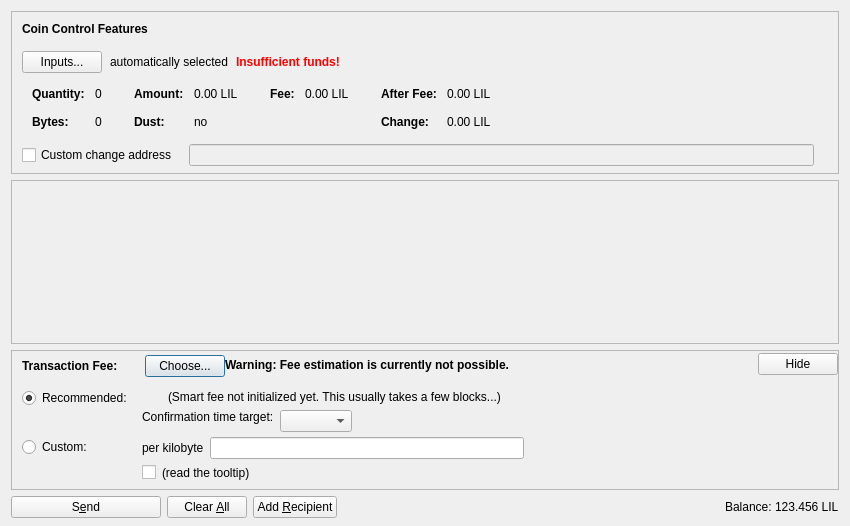
<?xml version="1.0" encoding="UTF-8"?>
<ui version="4.0">
 <class>SendCoinsDialog</class>
 <widget class="QDialog" name="SendCoinsDialog">
  <property name="geometry">
   <rect>
    <x>0</x>
    <y>0</y>
    <width>850</width>
    <height>526</height>
   </rect>
  </property>
  <property name="windowTitle">
   <string>Send Coins</string>
  </property>
  <layout class="QVBoxLayout" name="verticalLayout" stretch="0,1,0,0">
   <property name="bottomMargin">
    <number>8</number>
   </property>
   <item>
    <widget class="QFrame" name="frameCoinControl">
     <property name="sizePolicy">
      <sizepolicy hsizetype="Expanding" vsizetype="Expanding">
       <horstretch>0</horstretch>
       <verstretch>0</verstretch>
      </sizepolicy>
     </property>
     <property name="maximumSize">
      <size>
       <width>16777215</width>
       <height>16777215</height>
      </size>
     </property>
     <property name="frameShape">
      <enum>QFrame::StyledPanel</enum>
     </property>
     <property name="frameShadow">
      <enum>QFrame::Sunken</enum>
     </property>
     <layout class="QVBoxLayout" name="verticalLayoutCoinControl2">
      <property name="spacing">
       <number>0</number>
      </property>
      <property name="leftMargin">
       <number>0</number>
      </property>
      <property name="topMargin">
       <number>0</number>
      </property>
      <property name="rightMargin">
       <number>0</number>
      </property>
      <property name="bottomMargin">
       <number>6</number>
      </property>
      <item>
       <layout class="QVBoxLayout" name="verticalLayoutCoinControl" stretch="0,0,0,0,1">
        <property name="spacing">
         <number>0</number>
        </property>
        <property name="leftMargin">
         <number>10</number>
        </property>
        <property name="topMargin">
         <number>10</number>
        </property>
        <item>
         <layout class="QHBoxLayout" name="horizontalLayoutCoinControl1">
          <property name="bottomMargin">
           <number>15</number>
          </property>
          <item>
           <widget class="QLabel" name="labelCoinControlFeatures">
            <property name="sizePolicy">
             <sizepolicy hsizetype="Preferred" vsizetype="Maximum">
              <horstretch>0</horstretch>
              <verstretch>0</verstretch>
             </sizepolicy>
            </property>
            <property name="font">
             <font>
              <weight>75</weight>
              <bold>true</bold>
             </font>
            </property>
            <property name="styleSheet">
             <string notr="true">font-weight:bold;</string>
            </property>
            <property name="text">
             <string>Coin Control Features</string>
            </property>
           </widget>
          </item>
         </layout>
        </item>
        <item>
         <layout class="QHBoxLayout" name="horizontalLayoutCoinControl2" stretch="0,0,0,0">
          <property name="spacing">
           <number>8</number>
          </property>
          <property name="bottomMargin">
           <number>10</number>
          </property>
          <item>
           <widget class="QPushButton" name="pushButtonCoinControl">
            <property name="styleSheet">
             <string notr="true"/>
            </property>
            <property name="text">
             <string>Inputs...</string>
            </property>
            <property name="autoDefault">
             <bool>false</bool>
            </property>
           </widget>
          </item>
          <item>
           <widget class="QLabel" name="labelCoinControlAutomaticallySelected">
            <property name="text">
             <string>automatically selected</string>
            </property>
            <property name="margin">
             <number>5</number>
            </property>
           </widget>
          </item>
          <item>
           <widget class="QLabel" name="labelCoinControlInsuffFunds">
            <property name="font">
             <font>
              <weight>75</weight>
              <bold>true</bold>
             </font>
            </property>
            <property name="styleSheet">
             <string notr="true">color:red;font-weight:bold;</string>
            </property>
            <property name="text">
             <string>Insufficient funds!</string>
            </property>
            <property name="margin">
             <number>5</number>
            </property>
           </widget>
          </item>
          <item>
           <spacer name="horizontalSpacerCoinControl">
            <property name="orientation">
             <enum>Qt::Horizontal</enum>
            </property>
            <property name="sizeHint" stdset="0">
             <size>
              <width>40</width>
              <height>1</height>
             </size>
            </property>
           </spacer>
          </item>
         </layout>
        </item>
        <item>
         <widget class="QWidget" name="widgetCoinControl" native="true">
          <property name="sizePolicy">
           <sizepolicy hsizetype="Preferred" vsizetype="Preferred">
            <horstretch>0</horstretch>
            <verstretch>0</verstretch>
           </sizepolicy>
          </property>
          <property name="minimumSize">
           <size>
            <width>0</width>
            <height>0</height>
           </size>
          </property>
          <property name="styleSheet">
           <string notr="true"/>
          </property>
          <layout class="QHBoxLayout" name="horizontalLayoutCoinControl5">
           <property name="leftMargin">
            <number>0</number>
           </property>
           <property name="topMargin">
            <number>0</number>
           </property>
           <property name="rightMargin">
            <number>0</number>
           </property>
           <property name="bottomMargin">
            <number>0</number>
           </property>
           <item>
            <layout class="QHBoxLayout" name="horizontalLayoutCoinControl3" stretch="0,0,0,1">
             <property name="spacing">
              <number>20</number>
             </property>
             <property name="topMargin">
              <number>0</number>
             </property>
             <property name="bottomMargin">
              <number>10</number>
             </property>
             <item>
              <layout class="QFormLayout" name="formLayoutCoinControl1">
               <property name="horizontalSpacing">
                <number>10</number>
               </property>
               <property name="verticalSpacing">
                <number>14</number>
               </property>
               <property name="leftMargin">
                <number>10</number>
               </property>
               <property name="topMargin">
                <number>4</number>
               </property>
               <property name="rightMargin">
                <number>6</number>
               </property>
               <item row="0" column="0">
                <widget class="QLabel" name="labelCoinControlQuantityText">
                 <property name="font">
                  <font>
                   <weight>75</weight>
                   <bold>true</bold>
                  </font>
                 </property>
                 <property name="text">
                  <string>Quantity:</string>
                 </property>
                 <property name="margin">
                  <number>0</number>
                 </property>
                </widget>
               </item>
               <item row="0" column="1">
                <widget class="QLabel" name="labelCoinControlQuantity">
                 <property name="cursor">
                  <cursorShape>IBeamCursor</cursorShape>
                 </property>
                 <property name="contextMenuPolicy">
                  <enum>Qt::ActionsContextMenu</enum>
                 </property>
                 <property name="text">
                  <string notr="true">0</string>
                 </property>
                 <property name="margin">
                  <number>0</number>
                 </property>
                 <property name="textInteractionFlags">
                  <set>Qt::LinksAccessibleByMouse|Qt::TextSelectableByKeyboard|Qt::TextSelectableByMouse</set>
                 </property>
                </widget>
               </item>
               <item row="1" column="0">
                <widget class="QLabel" name="labelCoinControlBytesText">
                 <property name="font">
                  <font>
                   <weight>75</weight>
                   <bold>true</bold>
                  </font>
                 </property>
                 <property name="text">
                  <string>Bytes:</string>
                 </property>
                </widget>
               </item>
               <item row="1" column="1">
                <widget class="QLabel" name="labelCoinControlBytes">
                 <property name="cursor">
                  <cursorShape>IBeamCursor</cursorShape>
                 </property>
                 <property name="contextMenuPolicy">
                  <enum>Qt::ActionsContextMenu</enum>
                 </property>
                 <property name="text">
                  <string notr="true">0</string>
                 </property>
                 <property name="textInteractionFlags">
                  <set>Qt::LinksAccessibleByMouse|Qt::TextSelectableByKeyboard|Qt::TextSelectableByMouse</set>
                 </property>
                </widget>
               </item>
              </layout>
             </item>
             <item>
              <layout class="QFormLayout" name="formLayoutCoinControl2">
               <property name="horizontalSpacing">
                <number>10</number>
               </property>
               <property name="verticalSpacing">
                <number>14</number>
               </property>
               <property name="leftMargin">
                <number>6</number>
               </property>
               <property name="topMargin">
                <number>4</number>
               </property>
               <property name="rightMargin">
                <number>6</number>
               </property>
               <item row="0" column="0">
                <widget class="QLabel" name="labelCoinControlAmountText">
                 <property name="font">
                  <font>
                   <weight>75</weight>
                   <bold>true</bold>
                  </font>
                 </property>
                 <property name="text">
                  <string>Amount:</string>
                 </property>
                 <property name="margin">
                  <number>0</number>
                 </property>
                </widget>
               </item>
               <item row="0" column="1">
                <widget class="QLabel" name="labelCoinControlAmount">
                 <property name="cursor">
                  <cursorShape>IBeamCursor</cursorShape>
                 </property>
                 <property name="contextMenuPolicy">
                  <enum>Qt::ActionsContextMenu</enum>
                 </property>
                 <property name="text">
                  <string notr="true">0.00 LIL</string>
                 </property>
                 <property name="textInteractionFlags">
                  <set>Qt::LinksAccessibleByMouse|Qt::TextSelectableByKeyboard|Qt::TextSelectableByMouse</set>
                 </property>
                </widget>
               </item>
               <item row="1" column="0">
                <widget class="QLabel" name="labelCoinControlLowOutputText">
                 <property name="font">
                  <font>
                   <weight>75</weight>
                   <bold>true</bold>
                  </font>
                 </property>
                 <property name="text">
                  <string>Dust:</string>
                 </property>
                </widget>
               </item>
               <item row="1" column="1">
                <widget class="QLabel" name="labelCoinControlLowOutput">
                 <property name="cursor">
                  <cursorShape>IBeamCursor</cursorShape>
                 </property>
                 <property name="contextMenuPolicy">
                  <enum>Qt::ActionsContextMenu</enum>
                 </property>
                 <property name="text">
                  <string notr="true">no</string>
                 </property>
                 <property name="textInteractionFlags">
                  <set>Qt::LinksAccessibleByMouse|Qt::TextSelectableByKeyboard|Qt::TextSelectableByMouse</set>
                 </property>
                </widget>
               </item>
              </layout>
             </item>
             <item>
              <layout class="QFormLayout" name="formLayoutCoinControl3">
               <property name="horizontalSpacing">
                <number>10</number>
               </property>
               <property name="verticalSpacing">
                <number>14</number>
               </property>
               <property name="leftMargin">
                <number>6</number>
               </property>
               <property name="topMargin">
                <number>4</number>
               </property>
               <property name="rightMargin">
                <number>6</number>
               </property>
               <item row="0" column="0">
                <widget class="QLabel" name="labelCoinControlFeeText">
                 <property name="font">
                  <font>
                   <weight>75</weight>
                   <bold>true</bold>
                  </font>
                 </property>
                 <property name="text">
                  <string>Fee:</string>
                 </property>
                 <property name="margin">
                  <number>0</number>
                 </property>
                </widget>
               </item>
               <item row="0" column="1">
                <widget class="QLabel" name="labelCoinControlFee">
                 <property name="cursor">
                  <cursorShape>IBeamCursor</cursorShape>
                 </property>
                 <property name="contextMenuPolicy">
                  <enum>Qt::ActionsContextMenu</enum>
                 </property>
                 <property name="text">
                  <string notr="true">0.00 LIL</string>
                 </property>
                 <property name="textInteractionFlags">
                  <set>Qt::LinksAccessibleByMouse|Qt::TextSelectableByKeyboard|Qt::TextSelectableByMouse</set>
                 </property>
                </widget>
               </item>
              </layout>
             </item>
             <item>
              <layout class="QFormLayout" name="formLayoutCoinControl4">
               <property name="horizontalSpacing">
                <number>10</number>
               </property>
               <property name="verticalSpacing">
                <number>14</number>
               </property>
               <property name="leftMargin">
                <number>6</number>
               </property>
               <property name="topMargin">
                <number>4</number>
               </property>
               <property name="rightMargin">
                <number>6</number>
               </property>
               <item row="0" column="0">
                <widget class="QLabel" name="labelCoinControlAfterFeeText">
                 <property name="font">
                  <font>
                   <weight>75</weight>
                   <bold>true</bold>
                  </font>
                 </property>
                 <property name="text">
                  <string>After Fee:</string>
                 </property>
                 <property name="margin">
                  <number>0</number>
                 </property>
                </widget>
               </item>
               <item row="0" column="1">
                <widget class="QLabel" name="labelCoinControlAfterFee">
                 <property name="cursor">
                  <cursorShape>IBeamCursor</cursorShape>
                 </property>
                 <property name="contextMenuPolicy">
                  <enum>Qt::ActionsContextMenu</enum>
                 </property>
                 <property name="text">
                  <string notr="true">0.00 LIL</string>
                 </property>
                 <property name="textInteractionFlags">
                  <set>Qt::LinksAccessibleByMouse|Qt::TextSelectableByKeyboard|Qt::TextSelectableByMouse</set>
                 </property>
                </widget>
               </item>
               <item row="1" column="0">
                <widget class="QLabel" name="labelCoinControlChangeText">
                 <property name="font">
                  <font>
                   <weight>75</weight>
                   <bold>true</bold>
                  </font>
                 </property>
                 <property name="text">
                  <string>Change:</string>
                 </property>
                </widget>
               </item>
               <item row="1" column="1">
                <widget class="QLabel" name="labelCoinControlChange">
                 <property name="cursor">
                  <cursorShape>IBeamCursor</cursorShape>
                 </property>
                 <property name="contextMenuPolicy">
                  <enum>Qt::ActionsContextMenu</enum>
                 </property>
                 <property name="text">
                  <string notr="true">0.00 LIL</string>
                 </property>
                 <property name="textInteractionFlags">
                  <set>Qt::LinksAccessibleByMouse|Qt::TextSelectableByKeyboard|Qt::TextSelectableByMouse</set>
                 </property>
                </widget>
               </item>
              </layout>
             </item>
            </layout>
           </item>
          </layout>
         </widget>
        </item>
        <item>
         <layout class="QHBoxLayout" name="horizontalLayoutCoinControl4" stretch="0,0,0">
          <property name="spacing">
           <number>12</number>
          </property>
          <property name="sizeConstraint">
           <enum>QLayout::SetDefaultConstraint</enum>
          </property>
          <property name="topMargin">
           <number>5</number>
          </property>
          <property name="rightMargin">
           <number>5</number>
          </property>
          <item>
           <widget class="QCheckBox" name="checkBoxCoinControlChange">
            <property name="toolTip">
             <string>If this is activated, but the change address is empty or invalid, change will be sent to a newly generated address.</string>
            </property>
            <property name="text">
             <string>Custom change address</string>
            </property>
           </widget>
          </item>
          <item>
           <widget class="QValidatedLineEdit" name="lineEditCoinControlChange">
            <property name="enabled">
             <bool>false</bool>
            </property>
            <property name="sizePolicy">
             <sizepolicy hsizetype="Expanding" vsizetype="Fixed">
              <horstretch>0</horstretch>
              <verstretch>0</verstretch>
             </sizepolicy>
            </property>
           </widget>
          </item>
          <item>
           <widget class="QLabel" name="labelCoinControlChangeLabel">
            <property name="sizePolicy">
             <sizepolicy hsizetype="Preferred" vsizetype="Expanding">
              <horstretch>0</horstretch>
              <verstretch>0</verstretch>
             </sizepolicy>
            </property>
            <property name="minimumSize">
             <size>
              <width>0</width>
              <height>0</height>
             </size>
            </property>
            <property name="text">
             <string/>
            </property>
            <property name="margin">
             <number>3</number>
            </property>
           </widget>
          </item>
         </layout>
        </item>
        <item>
         <spacer name="verticalSpacerCoinControl">
          <property name="orientation">
           <enum>Qt::Vertical</enum>
          </property>
          <property name="sizeHint" stdset="0">
           <size>
            <width>800</width>
            <height>1</height>
           </size>
          </property>
         </spacer>
        </item>
       </layout>
      </item>
     </layout>
    </widget>
   </item>
   <item>
    <widget class="QScrollArea" name="scrollArea">
     <property name="widgetResizable">
      <bool>true</bool>
     </property>
     <widget class="QWidget" name="scrollAreaWidgetContents">
      <property name="geometry">
       <rect>
        <x>0</x>
        <y>0</y>
        <width>830</width>
        <height>104</height>
       </rect>
      </property>
      <layout class="QVBoxLayout" name="verticalLayout_2" stretch="0,1">
       <property name="leftMargin">
        <number>0</number>
       </property>
       <property name="topMargin">
        <number>0</number>
       </property>
       <property name="rightMargin">
        <number>0</number>
       </property>
       <property name="bottomMargin">
        <number>0</number>
       </property>
       <item>
        <layout class="QVBoxLayout" name="entries">
         <property name="spacing">
          <number>6</number>
         </property>
        </layout>
       </item>
       <item>
        <spacer name="verticalSpacer">
         <property name="orientation">
          <enum>Qt::Vertical</enum>
         </property>
         <property name="sizeHint" stdset="0">
          <size>
           <width>20</width>
           <height>40</height>
          </size>
         </property>
        </spacer>
       </item>
      </layout>
     </widget>
    </widget>
   </item>
   <item>
    <widget class="QFrame" name="frameFee">
     <property name="sizePolicy">
      <sizepolicy hsizetype="Expanding" vsizetype="Expanding">
       <horstretch>0</horstretch>
       <verstretch>0</verstretch>
      </sizepolicy>
     </property>
     <property name="maximumSize">
      <size>
       <width>16777215</width>
       <height>16777215</height>
      </size>
     </property>
     <property name="frameShape">
      <enum>QFrame::StyledPanel</enum>
     </property>
     <property name="frameShadow">
      <enum>QFrame::Sunken</enum>
     </property>
     <layout class="QVBoxLayout" name="verticalLayoutFee1">
      <property name="spacing">
       <number>0</number>
      </property>
      <property name="leftMargin">
       <number>0</number>
      </property>
      <property name="topMargin">
       <number>0</number>
      </property>
      <property name="rightMargin">
       <number>0</number>
      </property>
      <property name="bottomMargin">
       <number>0</number>
      </property>
      <item>
       <layout class="QVBoxLayout" name="verticalLayoutFee2" stretch="0,0,0">
        <property name="spacing">
         <number>0</number>
        </property>
        <property name="leftMargin">
         <number>10</number>
        </property>
        <property name="topMargin">
         <number>0</number>
        </property>
        <item>
         <layout class="QHBoxLayout" name="horizontalLayoutFee1">
          <property name="bottomMargin">
           <number>0</number>
          </property>
          <item>
           <layout class="QVBoxLayout" name="verticalLayoutFee7">
            <property name="spacing">
             <number>0</number>
            </property>
            <item>
             <spacer name="verticalSpacerSmartFee">
              <property name="orientation">
               <enum>Qt::Vertical</enum>
              </property>
              <property name="sizeType">
               <enum>QSizePolicy::Fixed</enum>
              </property>
              <property name="sizeHint" stdset="0">
               <size>
                <width>1</width>
                <height>4</height>
               </size>
              </property>
             </spacer>
            </item>
            <item>
             <layout class="QHBoxLayout" name="horizontalLayoutSmartFee">
              <property name="spacing">
               <number>10</number>
              </property>
              <item>
               <widget class="QLabel" name="labelFeeHeadline">
                <property name="sizePolicy">
                 <sizepolicy hsizetype="Preferred" vsizetype="Maximum">
                  <horstretch>0</horstretch>
                  <verstretch>0</verstretch>
                 </sizepolicy>
                </property>
                <property name="font">
                 <font>
                  <weight>75</weight>
                  <bold>true</bold>
                 </font>
                </property>
                <property name="styleSheet">
                 <string notr="true">font-weight:bold;</string>
                </property>
                <property name="text">
                 <string>Transaction Fee:</string>
                </property>
               </widget>
              </item>
              <item>
               <widget class="QLabel" name="labelFeeMinimized">
                <property name="text">
                 <string/>
                </property>
               </widget>
              </item>
              <item>
               <widget class="QPushButton" name="buttonChooseFee">
                <property name="text">
                 <string>Choose...</string>
                </property>
               </widget>
              </item>
             </layout>
            </item>
            <item>
             <spacer name="verticalSpacer_5">
              <property name="orientation">
               <enum>Qt::Vertical</enum>
              </property>
              <property name="sizeHint" stdset="0">
               <size>
                <width>1</width>
                <height>1</height>
               </size>
              </property>
             </spacer>
            </item>
           </layout>
          </item>
          <item>
           <widget class="QLabel" name="fallbackFeeWarningLabel">
            <property name="toolTip">
             <string>Using the fallbackfee can result in sending a transaction that will take several hours or days (or never) to confirm. Consider choosing your fee manually or wait until you have validated the complete chain.</string>
            </property>
            <property name="font">
            <font>
                <weight>75</weight>
                <bold>true</bold>
            </font>
            </property>
            <property name="text">
             <string>Warning: Fee estimation is currently not possible.</string>
            </property>
            <property name="wordWrap">
             <bool>false</bool>
            </property>
           </widget>
          </item>
          <item>
           <spacer name="horizontalSpacer_4">
            <property name="orientation">
             <enum>Qt::Horizontal</enum>
            </property>
            <property name="sizeType">
             <enum>QSizePolicy::MinimumExpanding</enum>
            </property>
            <property name="sizeHint" stdset="0">
             <size>
              <width>40</width>
              <height>20</height>
             </size>
            </property>
           </spacer>
          </item>
          <item>
           <widget class="QPushButton" name="buttonMinimizeFee">
            <property name="toolTip">
             <string>collapse fee-settings</string>
            </property>
            <property name="text">
             <string>Hide</string>
            </property>
           </widget>
          </item>
         </layout>
        </item>
        <item>
         <widget class="QFrame" name="frameFeeSelection">
          <layout class="QVBoxLayout" name="verticalLayoutFee12">
           <property name="spacing">
            <number>0</number>
           </property>
           <property name="leftMargin">
            <number>0</number>
           </property>
           <property name="topMargin">
            <number>0</number>
           </property>
           <property name="rightMargin">
            <number>0</number>
           </property>
           <property name="bottomMargin">
            <number>0</number>
           </property>
           <item>
            <layout class="QGridLayout" name="gridLayoutFee">
             <property name="topMargin">
              <number>10</number>
             </property>
             <property name="bottomMargin">
              <number>4</number>
             </property>
             <property name="horizontalSpacing">
              <number>10</number>
             </property>
             <property name="verticalSpacing">
              <number>4</number>
             </property>
             <item row="1" column="1">
              <layout class="QVBoxLayout" name="verticalLayoutFee8">
               <property name="spacing">
                <number>6</number>
               </property>
               <item>
                <layout class="QHBoxLayout" name="horizontalLayoutFee13">
                 <item>
                  <widget class="QLabel" name="labelCustomPerKilobyte">
                   <property name="toolTip">
                    <string>If the custom fee is set to 1000 satoshis and the transaction is only 250 bytes, then &quot;per kilobyte&quot; only pays 250 satoshis in fee, while &quot;total at least&quot; pays 1000 satoshis. For transactions bigger than a kilobyte both pay by kilobyte.</string>
                   </property>
                   <property name="text">
                    <string>per kilobyte</string>
                   </property>
                  </widget>
                 </item>
                 <item>
                  <widget class="BitcoinAmountField" name="customFee"/>
                 </item>
                 <item>
                  <spacer name="horizontalSpacer_6">
                   <property name="orientation">
                    <enum>Qt::Horizontal</enum>
                   </property>
                   <property name="sizeHint" stdset="0">
                    <size>
                     <width>1</width>
                     <height>1</height>
                    </size>
                   </property>
                  </spacer>
                 </item>
                </layout>
               </item>
               <item>
                <layout class="QHBoxLayout" name="horizontalLayoutFee8">
                 <item>
                  <widget class="QCheckBox" name="checkBoxMinimumFee">
                   <property name="toolTip">
                    <string>Paying only the minimum fee is just fine as long as there is less transaction volume than space in the blocks. But be aware that this can end up in a never confirming transaction once there is more demand for lilith transactions than the network can process.</string>
                   </property>
                   <property name="text">
                    <string/>
                   </property>
                  </widget>
                 </item>
                 <item>
                  <widget class="QLabel" name="labelMinFeeWarning">
                   <property name="enabled">
                    <bool>true</bool>
                   </property>
                   <property name="toolTip">
                    <string>Paying only the minimum fee is just fine as long as there is less transaction volume than space in the blocks. But be aware that this can end up in a never confirming transaction once there is more demand for lilith transactions than the network can process.</string>
                   </property>
                   <property name="text">
                    <string>(read the tooltip)</string>
                   </property>
                   <property name="margin">
                    <number>5</number>
                   </property>
                  </widget>
                 </item>
                 <item>
                  <spacer name="horizontalSpacer_2">
                   <property name="orientation">
                    <enum>Qt::Horizontal</enum>
                   </property>
                   <property name="sizeHint" stdset="0">
                    <size>
                     <width>1</width>
                     <height>1</height>
                    </size>
                   </property>
                  </spacer>
                 </item>
                </layout>
               </item>
              </layout>
             </item>
             <item row="0" column="0">
              <layout class="QVBoxLayout" name="verticalLayoutFee4" stretch="0,1">
               <item>
                <widget class="QRadioButton" name="radioSmartFee">
                 <property name="text">
                  <string>Recommended:</string>
                 </property>
                 <property name="checked">
                  <bool>true</bool>
                 </property>
                 <attribute name="buttonGroup">
                  <string notr="true">groupFee</string>
                 </attribute>
                </widget>
               </item>
               <item>
                <spacer name="verticalSpacer_2">
                 <property name="orientation">
                  <enum>Qt::Vertical</enum>
                 </property>
                 <property name="sizeHint" stdset="0">
                  <size>
                   <width>1</width>
                   <height>1</height>
                  </size>
                 </property>
                </spacer>
               </item>
              </layout>
             </item>
             <item row="1" column="0">
              <layout class="QVBoxLayout" name="verticalLayoutFee9" stretch="0,1">
               <item>
                <widget class="QRadioButton" name="radioCustomFee">
                 <property name="text">
                  <string>Custom:</string>
                 </property>
                 <attribute name="buttonGroup">
                  <string notr="true">groupFee</string>
                 </attribute>
                </widget>
               </item>
               <item>
                <spacer name="verticalSpacer_6">
                 <property name="orientation">
                  <enum>Qt::Vertical</enum>
                 </property>
                 <property name="sizeHint" stdset="0">
                  <size>
                   <width>1</width>
                   <height>1</height>
                  </size>
                 </property>
                </spacer>
               </item>
              </layout>
             </item>
             <item row="0" column="1">
              <layout class="QVBoxLayout" name="verticalLayoutFee3" stretch="0,0,1">
               <property name="spacing">
                <number>6</number>
               </property>
               <property name="topMargin">
                <number>2</number>
               </property>
               <item>
                <layout class="QHBoxLayout" name="horizontalLayoutFee12">
                 <item>
                  <widget class="QLabel" name="labelSmartFee">
                   <property name="text">
                    <string/>
                   </property>
                   <property name="margin">
                    <number>2</number>
                   </property>
                  </widget>
                 </item>
                 <item>
                  <widget class="QLabel" name="labelFeeEstimation">
                   <property name="text">
                    <string/>
                   </property>
                  </widget>
                 </item>
                 <item>
                  <widget class="QLabel" name="labelSmartFee2">
                   <property name="text">
                    <string>(Smart fee not initialized yet. This usually takes a few blocks...)</string>
                   </property>
                   <property name="margin">
                    <number>2</number>
                   </property>
                  </widget>
                 </item>
                 <item>
                  <spacer name="horizontalSpacer_5">
                   <property name="orientation">
                    <enum>Qt::Horizontal</enum>
                   </property>
                   <property name="sizeHint" stdset="0">
                    <size>
                     <width>1</width>
                     <height>1</height>
                    </size>
                   </property>
                  </spacer>
                 </item>
                </layout>
               </item>
               <item>
                <layout class="QHBoxLayout" name="horizontalLayoutFee9">
                 <item>
                  <layout class="QVBoxLayout" name="verticalLayoutFee6">
                   <item>
                    <widget class="QLabel" name="labelSmartFee3">
                     <property name="text">
                      <string>Confirmation time target:</string>
                     </property>
                     <property name="margin">
                      <number>2</number>
                     </property>
                    </widget>
                   </item>
                   <item>
                    <spacer name="verticalSpacer_3">
                     <property name="orientation">
                      <enum>Qt::Vertical</enum>
                     </property>
                     <property name="sizeHint" stdset="0">
                      <size>
                       <width>1</width>
                       <height>1</height>
                      </size>
                     </property>
                    </spacer>
                   </item>
                  </layout>
                 </item>
                 <item>
                  <layout class="QVBoxLayout" name="verticalLayoutFee5">
                   <property name="rightMargin">
                    <number>30</number>
                   </property>
                   <item>
                    <layout class="QHBoxLayout" name="horizontalLayoutConfTarget">
                     <property name="bottomMargin">
                      <number>0</number>
                     </property>
                     <item>
                      <widget class="QComboBox" name="confTargetSelector"/>
                     </item>
                     <item>
                      <spacer name="horizontalSpacerConfTarget">
                       <property name="orientation">
                        <enum>Qt::Horizontal</enum>
                       </property>
                       <property name="sizeHint" stdset="0">
                        <size>
                         <width>40</width>
                         <height>20</height>
                        </size>
                       </property>
                      </spacer>
                     </item>
                    </layout>
                   </item>
                  </layout>
                 </item>
                </layout>
               </item>
               <item>
                <spacer name="verticalSpacer_4">
                 <property name="orientation">
                  <enum>Qt::Vertical</enum>
                 </property>
                 <property name="sizeHint" stdset="0">
                  <size>
                   <width>1</width>
                   <height>1</height>
                  </size>
                 </property>
                </spacer>
               </item>
              </layout>
             </item>
            </layout>
           </item>
          </layout>
         </widget>
        </item>
        <item>
         <spacer name="verticalSpacerFee">
          <property name="orientation">
           <enum>Qt::Vertical</enum>
          </property>
          <property name="sizeHint" stdset="0">
           <size>
            <width>40</width>
            <height>5</height>
           </size>
          </property>
         </spacer>
        </item>
       </layout>
      </item>
     </layout>
    </widget>
   </item>
   <item>
    <layout class="QHBoxLayout" name="horizontalLayout">
     <item>
      <widget class="QPushButton" name="sendButton">
       <property name="minimumSize">
        <size>
         <width>150</width>
         <height>0</height>
        </size>
       </property>
       <property name="toolTip">
        <string>Confirm the send action</string>
       </property>
       <property name="text">
        <string>S&amp;end</string>
       </property>
       <property name="icon">
        <iconset resource="../bitcoin.qrc">
         <normaloff>:/icons/send</normaloff>:/icons/send</iconset>
       </property>
       <property name="autoDefault">
        <bool>false</bool>
       </property>
       <property name="default">
        <bool>false</bool>
       </property>
      </widget>
     </item>
     <item>
      <widget class="QPushButton" name="clearButton">
       <property name="sizePolicy">
        <sizepolicy hsizetype="Minimum" vsizetype="Fixed">
         <horstretch>0</horstretch>
         <verstretch>0</verstretch>
        </sizepolicy>
       </property>
       <property name="toolTip">
        <string>Clear all fields of the form.</string>
       </property>
       <property name="text">
        <string>Clear &amp;All</string>
       </property>
       <property name="icon">
        <iconset resource="../bitcoin.qrc">
         <normaloff>:/icons/remove</normaloff>:/icons/remove</iconset>
       </property>
       <property name="autoDefault">
        <bool>false</bool>
       </property>
      </widget>
     </item>
     <item>
      <widget class="QPushButton" name="addButton">
       <property name="toolTip">
        <string>Send to multiple recipients at once</string>
       </property>
       <property name="text">
        <string>Add &amp;Recipient</string>
       </property>
       <property name="icon">
        <iconset resource="../bitcoin.qrc">
         <normaloff>:/icons/add</normaloff>:/icons/add</iconset>
       </property>
       <property name="autoDefault">
        <bool>false</bool>
       </property>
      </widget>
     </item>
     <item>
      <spacer name="horizontalSpacer">
       <property name="orientation">
        <enum>Qt::Horizontal</enum>
       </property>
       <property name="sizeHint" stdset="0">
        <size>
         <width>40</width>
         <height>20</height>
        </size>
       </property>
      </spacer>
     </item>
     <item>
      <layout class="QHBoxLayout" name="horizontalLayout_2">
       <property name="spacing">
        <number>3</number>
       </property>
       <item>
        <widget class="QLabel" name="label">
         <property name="sizePolicy">
          <sizepolicy hsizetype="Preferred" vsizetype="Fixed">
           <horstretch>0</horstretch>
           <verstretch>0</verstretch>
          </sizepolicy>
         </property>
         <property name="text">
          <string>Balance:</string>
         </property>
        </widget>
       </item>
       <item>
        <widget class="QLabel" name="labelBalance">
         <property name="sizePolicy">
          <sizepolicy hsizetype="Preferred" vsizetype="Fixed">
           <horstretch>0</horstretch>
           <verstretch>0</verstretch>
          </sizepolicy>
         </property>
         <property name="cursor">
          <cursorShape>IBeamCursor</cursorShape>
         </property>
         <property name="text">
          <string notr="true">123.456 LIL</string>
         </property>
         <property name="textInteractionFlags">
          <set>Qt::LinksAccessibleByMouse|Qt::TextSelectableByKeyboard|Qt::TextSelectableByMouse</set>
         </property>
        </widget>
       </item>
      </layout>
     </item>
    </layout>
   </item>
  </layout>
 </widget>
 <customwidgets>
  <customwidget>
   <class>QValidatedLineEdit</class>
   <extends>QLineEdit</extends>
   <header>qvalidatedlineedit.h</header>
  </customwidget>
  <customwidget>
   <class>BitcoinAmountField</class>
   <extends>QLineEdit</extends>
   <header>bitcoinamountfield.h</header>
   <container>1</container>
  </customwidget>
 </customwidgets>
 <resources>
  <include location="../bitcoin.qrc"/>
 </resources>
 <connections/>
 <buttongroups>
  <buttongroup name="groupFee"/>
 </buttongroups>
</ui>
